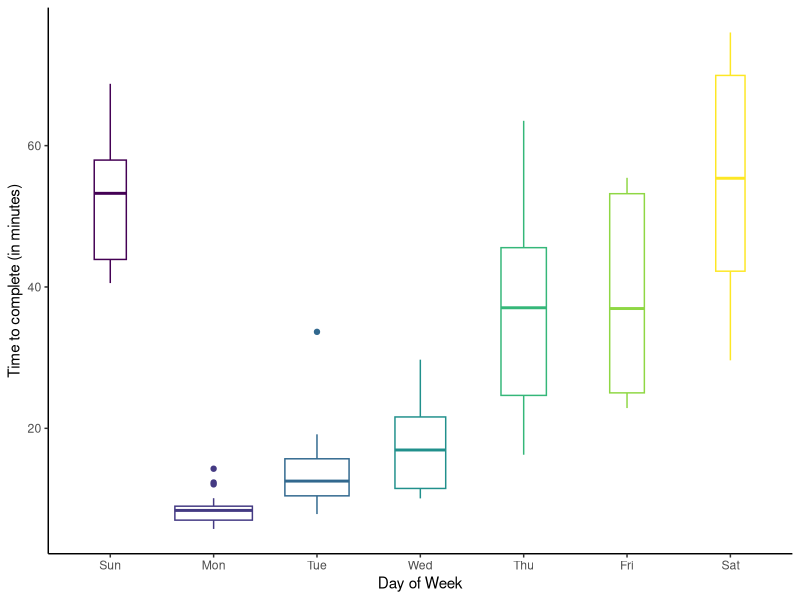

Write the R code that produced this figure.
## ---- chunk 1
knitr::opts_chunk$set(echo = FALSE, warning = FALSE, message = FALSE)
## ---- chunk 2
library(tidyverse)
library(lubridate)
## ---- chunk 3
myData <- read_csv("NYTXWdata.csv")

myData <- myData %>%
  mutate(date = mdy(date)) %>%
  mutate(timeM = time_hour*60 + time_min + time_sec/60) %>%
  mutate(dow = wday(date, label=TRUE))

myData %>% select(day, dow)
## ---- chunk 4
myData %>% 
  filter(date > 2019-08-01) %>%
  ggplot() +
    geom_boxplot(mapping=aes(x=dow, y=timeM, color=dow), varwidth = TRUE) + 
    labs(x="Day of Week", y="Time to complete (in minutes)") +
    theme_classic() +
  theme(legend.position = "none")

myData %>%
  filter(date > 2019-08-01) %>%
  group_by(dow) %>%
  summarize(mean=mean(timeM), sd=sd(timeM))
